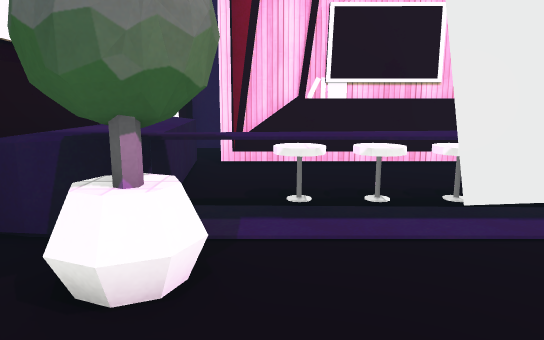
View 1 (above)

16 first-person views from a walk through a scene from a Unity 3-D project. The camera is 1.4 m above the floor, tilts 10° down and sees 70° across. The floor is counted in squares, 1 m on a side. Each view is taken from the middle of a square. On the plan, view 1 faces up. The plan holds only what a view shows up to about 16 squares ahead; the rest is blank. The place goes on beyond the plan. The player character is not drawn. Surface patterns are stand-ins for the level's own textures.

View 2
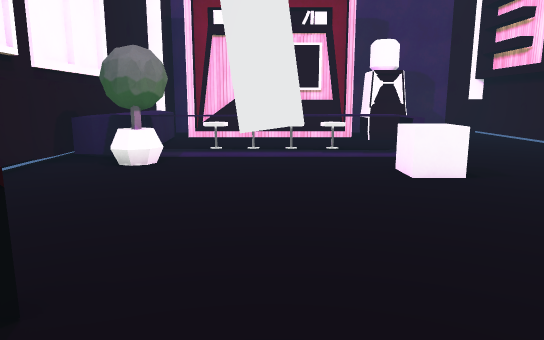

View 3
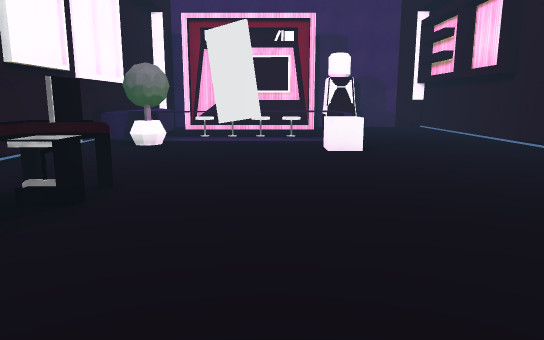

View 4
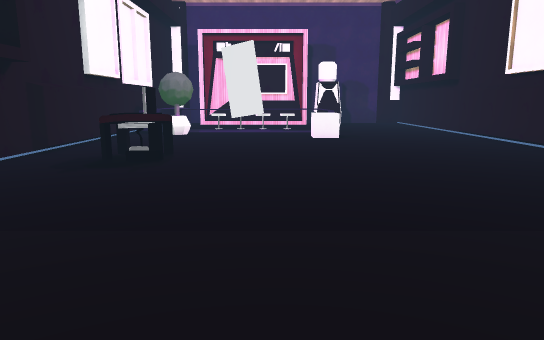

View 5
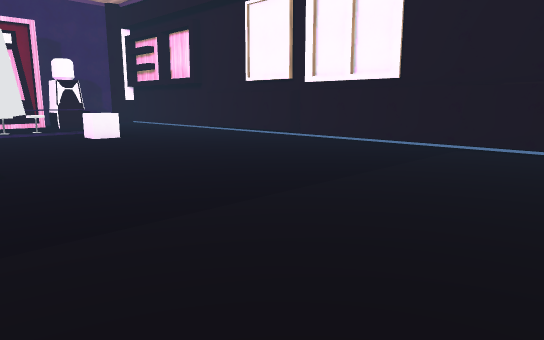

View 6
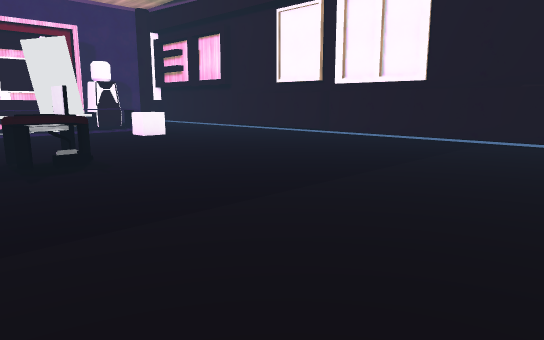

View 7
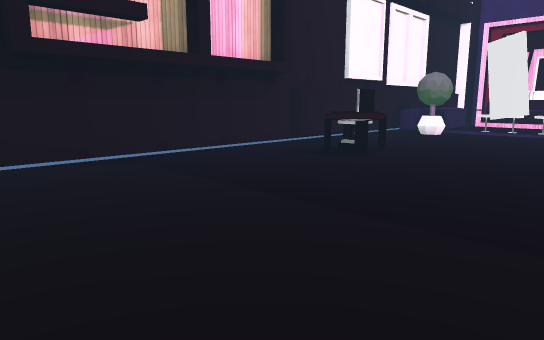

View 8
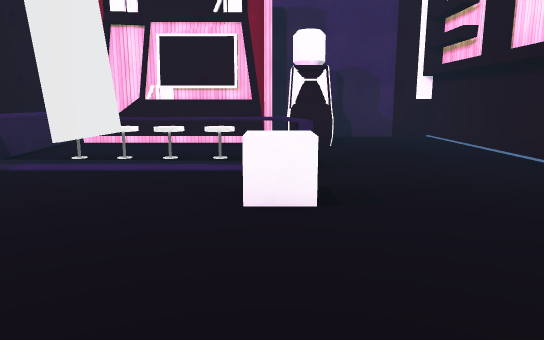

View 9
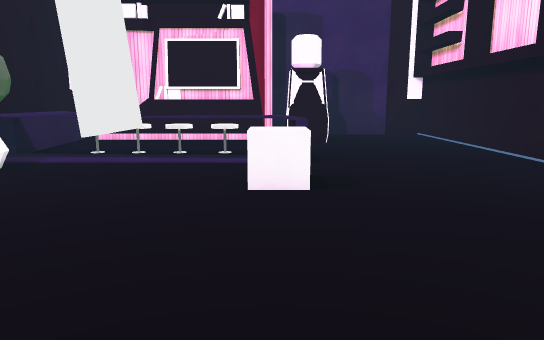

View 10
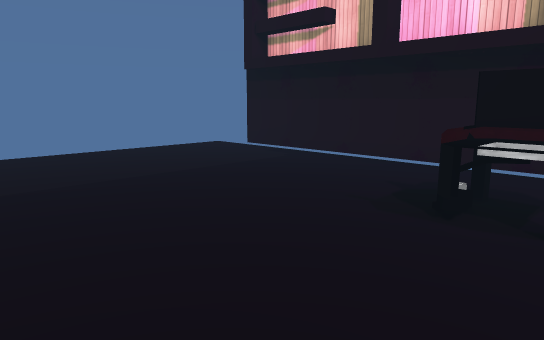

View 11
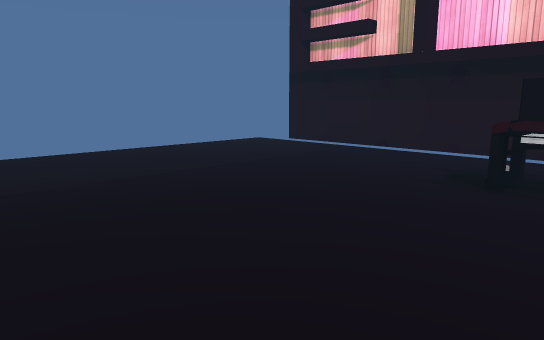

View 12
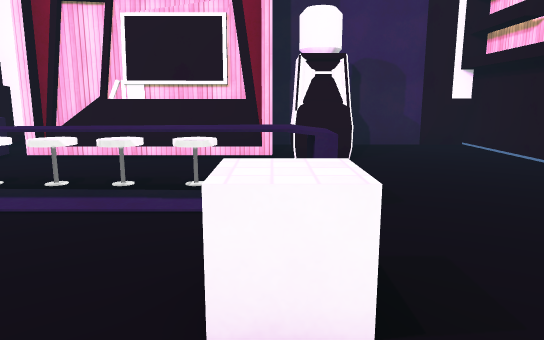

View 13
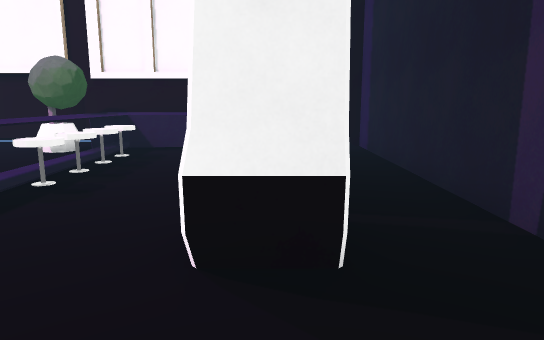

View 14
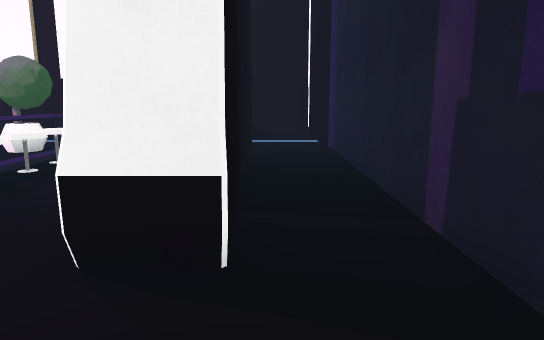

View 15
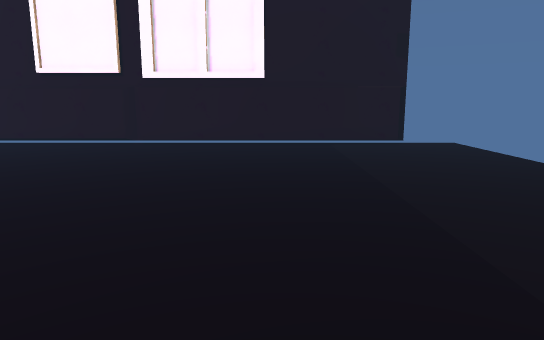

View 16
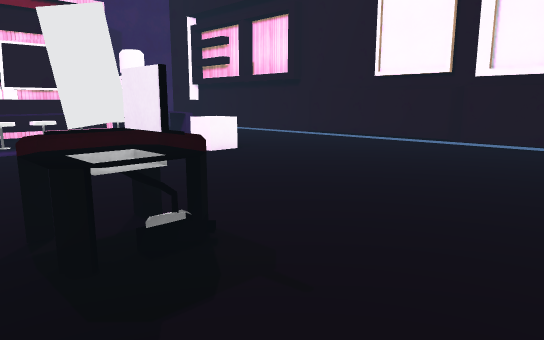

### Floor plan
Key: @ floor where view 1 was taken; # wall or solid block; x gap in a wall; . floor; ^ raised ledge; C cube; T table; O other object.
Columns run from 4 left of view 1 to 11 right of it. Each row starts with its distance up from view 1.
 12  ###############
 11  #............##
 10  #........##...#
  9  #^##OO#####...#
  8  #^.......##...#
  7  #^............#
  6  #^............#
  5  #^^OOOOO^.....#
  4  #^^^^^^^^^....#
  3  #x#...........#
  2  #....O..C.....#
  1  #.......C.....#
  0  #..@..........#
 -1  #.............#
 -2  #.............#
 -3 ##.............#
 -4 #..TT..........#
 -5 #..TT..........#
 -6 #..............#
 -7 #..............#
 -8 #..............#
 -9 #..............#
-10 #..............#
-11 #..............#
-12 #..............#
-13  ...............
-14  ...............

Positions as (right, up) in squares from view 1, and headings:
1: (0, 0), facing up
2: (2, -6), facing up
3: (3, -10), facing up
4: (3, -14), facing up
5: (-1, -14), facing up-right
6: (-3, -14), facing up-right
7: (6, -14), facing up-left
8: (5, -4), facing up
9: (5, -5), facing up
10: (5, -3), facing down-left
11: (7, -3), facing down-left
12: (5, -1), facing up
13: (10, 9), facing left
14: (10, 10), facing left
15: (-2, -8), facing right
16: (-2, -8), facing up-right
